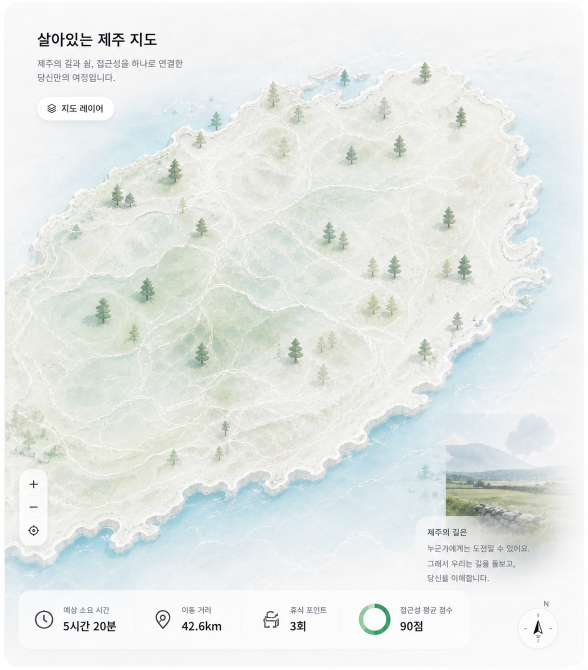
#> input picture web/assets/jeju-final-map-panel-cardless-source.png, 1175 x 1339 px (shown at 1/2 size)
$ python build_clean_map_background.py
#> lines starting #> are read from the running program, lines starting #| are printed output that depends on the picture
from __future__ import annotations

import argparse
from pathlib import Path

from PIL import Image


ROOT = Path(__file__).resolve().parents[1]
SOURCE = ROOT / "web" / "assets" / "jeju-final-map-panel-cardless-source.png"
OUTPUT = ROOT / "web" / "assets" / "jeju-final-map-panel-cardless.png"
TARGET_SIZE = (816, 931)


def build_cardless_background(source: Path = SOURCE, output: Path = OUTPUT) -> None:
    image = Image.open(source).convert("RGB").resize(TARGET_SIZE, Image.Resampling.LANCZOS)
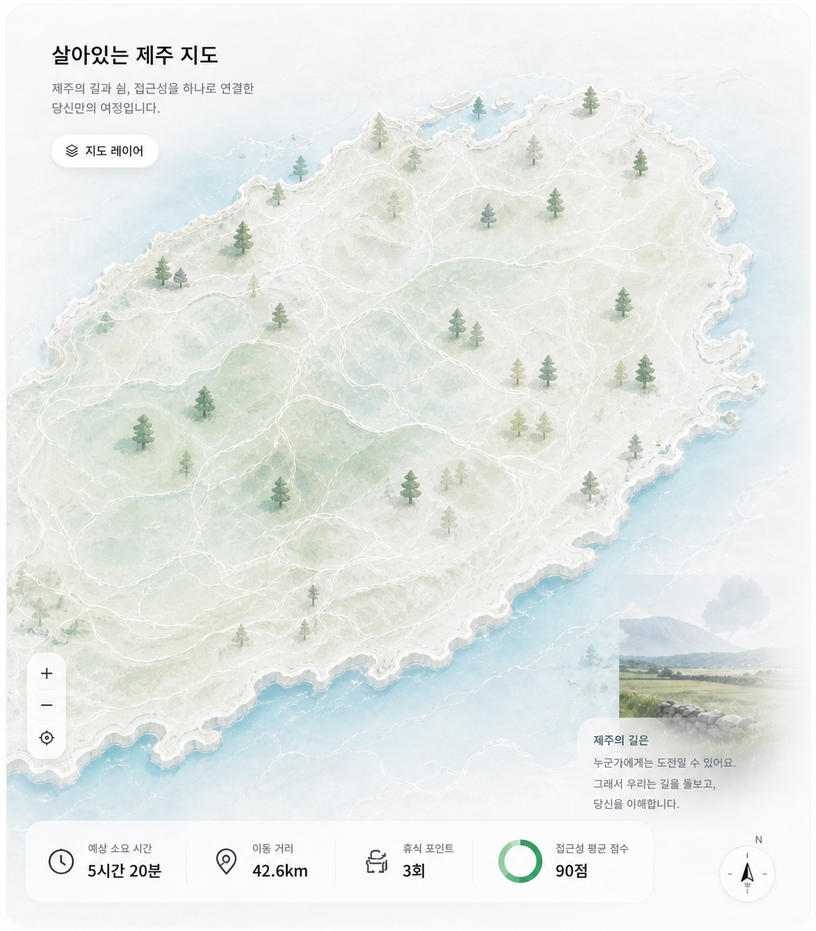
#> image: PIL image 816x931 RGB; mean R, G, B 229.7, 233.8, 231.4
    output.parent.mkdir(parents=True, exist_ok=True)
    image.save(output, optimize=True)


def parse_args() -> argparse.Namespace:
    parser = argparse.ArgumentParser(
        description="Build the approved cardless Jeju map panel asset for the web app.",
    )
    parser.add_argument("--source", type=Path, default=SOURCE)
    parser.add_argument("--output", type=Path, default=OUTPUT)
    return parser.parse_args()


if __name__ == "__main__":
    args = parse_args()
    build_cardless_background(args.source, args.output)
